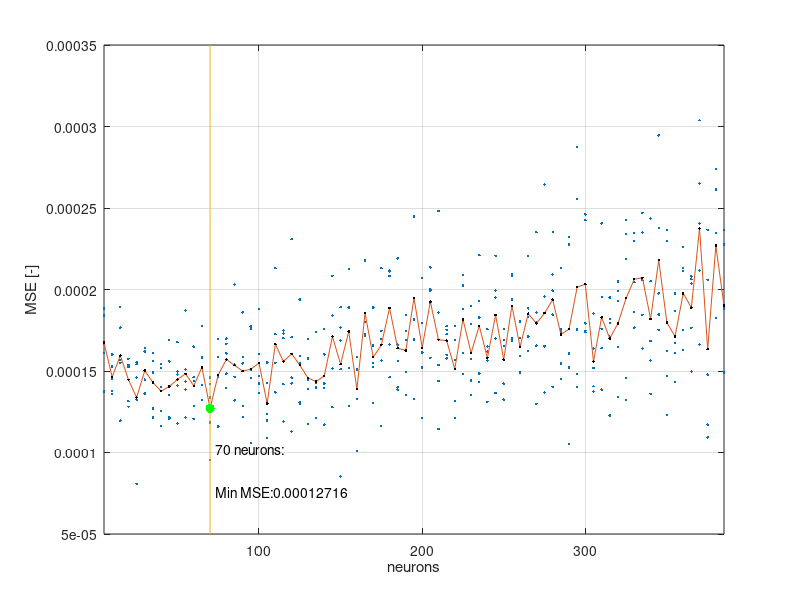

MATLAB code to generate this figure:
clear all 
close all
a=0;
b=0;
c=0;
d=1;
neval=3001;
%%
if a
a1=load('nnglobalsessionupto565.mat');
a2=load('nnglobalsession565to645.mat');

a3=load('nnglobalsession645845.mat');
a4=load('nnglobalsession865andup.mat');
a5=load('nnglobalsession1000.mat');
% a6=load('nnglobalsession2000.mat');
% a7=load('nnglobalsession1500.mat');
% a8=load('nnglobalsession12501750.mat
El=a1.El;
El=[El;a2.El(6:end,:);a3.El(6:end,:);a4.El;a5.El;];%a6.El;a7.El;a8.El];
El(:,2)=2*El(:,2)/neval;
Elmean=[];

k=0;
n_prev=El(1,1);
m=0;
i=1;
variance =[];
while i<size(El,1)
   q=find(El(:,1)==El(i,1));
   r=El(q,:);
   Elmean=[Elmean; mean(r,1)];
   variance=[variance;El(i,1),var(r(:,2))];
   i=q(end)+1;
   dummy=2;
end

[~,k]=sort(Elmean(:,1));
Elmean=Elmean(k,:);

figure('Position',[10,10,1200,400]);
plot(El(:,1),El(:,2),'.')
hold on 
plot(Elmean(:,1),Elmean(:,2));
hold on 
plot(Elmean(:,1),Elmean(:,2),'.k','markersize',10);
grid on
xlabel('Nr neurons')
ylabel('MSE')
legend('final MSE single run','Average final MSE');
saveas(gcf,'Report/plots/nnopti.eps','epsc');
end
%%
if b
b1=load("findoptimumRBFNN.mat");
b2=load("findoptimumRBFNNupto38.mat");

El2=b2.El; 
El3=b1.El;
El2=[El2;El3]./[1,0.5*neval];
Elm=[b2.El_mean;b1.El_mean]./[1,0.5*neval];
grad=diff(Elm(:,2));
grad=[Elm(2:end,1),grad];
grad_m=movmean(grad(:,2),5);
threshold=-1e-6;
window=10;
for k=window:size(grad_m,1)
    grads=grad_m(k-(window+-1):k);
    ns=grad(k-(window+-1):k,1);
    T=grads>threshold;
    if sum(T)==window
        n=ns(end);
        break
    end
end



figure('Position',[10,10,1200,800])
subplot(211)
plot(El2(:,1),El2(:,2),'.')
hold on
plot(Elm(:,1),Elm(:,2))
grid on
legend('final MSE single run','Average final MSE');
subplot(212)
plot(grad(:,1),grad(:,2))
hold on
plot(grad(:,1),grad_m);
grid on 
legend('Error gradient','Moving Average Error gradient (10 samples)','location','southeast')
saveas(gcf,'Report/plots/nnopti2.eps','epsc');
end 
%%
if c
   

c1=load('findoptimumfixevalupto650.mat');
c2=load('findoptimumfixeval660to.mat'); 
Elc=[c1.El;c2.El]./[1,0.5*neval];
Elmeanc=[c1.El_mean;c2.El_mean]./[1,0.5*neval];
minE=inf; 
search=1;
k=1;
window=15;
while search && k<=size(Elmeanc,1)
    if Elmeanc(k,2)<minE
        minE=Elmeanc(k,2);
        j=k;
    end
    
    if (k-j)>=window
        search=0;
    end
    
    k=k+1; 
end
    
nsel=Elmeanc(j,1);


figure('Position',[10,10,1200,400])
plot(Elc(:,1),Elc(:,2),'.');
hold on 
plot(Elmeanc(:,1),Elmeanc(:,2));

hold on 
plot(Elmeanc(:,1),Elmeanc(:,2),'.k');
hold on 
line([nsel,nsel],get(gca,'ylim'))
hold on 
plot(Elmeanc(j,1),Elmeanc(j,2),'.g','MarkerSize',20);
hold on 
text(1.05*nsel,0.6*minE,strcat(num2str(nsel)," neurons:"));
text(1.05*nsel,0.4*minE,strcat("Min MSE:",num2str(minE)));
grid on
xlim([min(Elc(:,1)),max(Elc(:,1))]);
xlabel("neurons");
ylabel("MSE [-]");
saveas(gcf,"Report/plots/findoptinn.eps",'epsc');
end


if 0
load('NNsetf.mat')
load('atrue.mat');
load('Btrue.mat');
load('Vtrue.mat');
load('T.mat');
load_f16data2018;
atrue_nom=normalize(atrue,'zscore');
btrue_nom=normalize(Btrue,'zscore');   
X=[atrue_nom,btrue_nom]';
fr_train=0.7;
fr_val=1-fr_train;
[X_train,X_val,Y_train,Y_val]=splitData([atrue_nom,btrue_nom],Cm,fr_train,fr_val,1);
X_denom=[atrue,Btrue]'.*(180/pi);
TRIeval = delaunayn(X_denom');
nnoutput=calcNNOutput(NNsetf,X);
Cmnn=nnoutput.yk;
MSE=sum((Cmnn'-Cm).^2)/size(X_denom,2);
figure('Position',[10,10,1800,600]);
subplot(131)
trisurf(TRIeval,X_denom(1,:),X_denom(2,:),Cm,'edgecolor','none')
hold on 
plot3(X_denom(1,:),X_denom(2,:),Cmnn,'.k','MarkerSize',5)
pbaspect([1,1,1])
legend('Measured','RBFNN','location','best')
view(135,20)
set(gcf,'Renderer','OpenGL');
hold on;
light('Position',[0.5 .5 15],'Style','local');
camlight('headlight');
material([.3 .8 .9 25]);
shading interp;
lighting phong;
title('Measured')
xlabel('\alpha [deg]')
ylabel('\beta [deg]')
zlabel('Cm [-]')

subplot(132)
trisurf(TRIeval,X_denom(1,:),X_denom(2,:),Cmnn,'edgecolor','none')
pbaspect([1,1,1])
view(135,20)
set(gcf,'Renderer','OpenGL');
hold on;
light('Position',[0.5 .5 15],'Style','local');
camlight('headlight');
material([.3 .8 .9 25]);
shading interp;
lighting phong;
title('RBFNN Output')
xlabel('\alpha [deg]')
ylabel('\beta [deg]')
zlabel('Cm [-]')    

subplot(133)
trisurf(TRIeval,X_denom(1,:),X_denom(2,:),(Cmnn'-Cm).^2,'edgecolor','none')
% plot(Cmnn'-Cm);
pbaspect([1,1,1])
view(135,20)
set(gcf,'Renderer','OpenGL');
hold on;
light('Position',[0.5 .5 15],'Style','local');
camlight('headlight');
material([.3 .8 .9 25]);
shading interp;
lighting phong;
title('Quadratic Residual')
xlabel('\alpha [deg]')
ylabel('\beta [deg]')
zlabel('Cm [-]^2')    
saveas(gcf,'Report/plots/finalrbfnn.eps','epsc')
    
end

if 0
   
set={}
nrsets=9; 
colors{1}=[0,12,255]/255; %blue 
colors{2}=[66,255,0]/255; %green 
colors{3}=[255,216,0]/255; %yellow 
colors{4}=[212,150,0]/255; %orange 
colors{5}=[255,0,0]/255; %red 
colors{6}=[176,6,255]/255; %purple 
colors{7}=[0,0,0]/255; %black 
colors{8}=[2,246,255]/255; %light blue 
colors{9}=[16,147,6]/255; %dark green   
legstr={}
for o=1:nrsets
   legstr{o}=strcat("set"," ",num2str(o)); 
end
f=figure('Position',[10,10,1200,600]);
    for k=1:nrsets
        set{k}=load(strcat("FFset",num2str(k),".mat"));
%     set1=load("FFset1.mat");
%     set2=load("FFset2.mat");
%     set3=load("FFset3.mat");
%     set4=load("FFset4.mat");
%     set5=load("FFset5.mat");
%     set6=load("FFset6.mat");
%     set7=load("FFset7.mat");
%     set8=load("FFset8.mat");
%     set9=load("FFset9.mat");
%     subplot(floor(sqrt(nrsets)),floor(nrsets/floor(sqrt(nrsets))),k)
    for j=1:size(set{k}.Eprop,1)
       hi=semilogy(set{k}.Eprop{j,2},set{k}.Eprop{j,1}./(0.5*3001),'color',colors{k},'LineWidth',1.1);
      
       hold on
    end
    h(k)=hi(1);
%     title(strcat("set"," ",num2str(k)));
    xlabel('evaluations')
    ylabel('MSE')
    grid on 
%     ylim([1e-5,1e-2]);

    end
    title("MSE Propagation");
    legend(h,legstr);
    xlim([0,4010]);
    
    saveas(gcf,'Report/plots/erorpropset.eps','epsc')
end

if 1 %optimum FFNN
    
       
ffopt=load('fffindoptimum.mat'); 
    Elc=[ffopt.El;ffopt.El]./[1,0.5*neval];
Elmeanc=[ffopt.El_mean]./[1,0.5*neval]; %correct from squared error sum(0.5()^2) to MSE sum(e^2)/n `
minE=inf; 
search=1;
k=1;
window=15;
while search && k<=size(Elmeanc,1)
    if Elmeanc(k,2)<minE
        minE=Elmeanc(k,2);
        j=k;
    end
    
    if (k-j)>=window
        search=0;
    end
    
    k=k+1; 
end
    
nsel=Elmeanc(j,1);
    
    
    
 
    figure('Position',[10,10,1200,400])
    plot(Elc(:,1),Elc(:,2),'.');
    hold on 
    plot(Elmeanc(:,1),Elmeanc(:,2));
    hold on
    plot(Elmeanc(:,1),Elmeanc(:,2),'.k');
    hold on 
    line([nsel,nsel],get(gca,'ylim'))
    hold on
    plot(Elmeanc(j,1),Elmeanc(j,2),'.g','MarkerSize',20);
    text(1.05*nsel,0.8*minE,strcat(num2str(nsel)," neurons:"));
    text(1.05*nsel,0.6*minE,strcat("Min MSE:",num2str(minE)));
    grid on
    xlabel('neurons');
    ylabel('MSE [-]')
    xlim([min(Elc(:,1)),max(Elc(:,1))]);
    saveas(gcf,'Report/plots/FFNNOptiN.eps','epsc')
end
